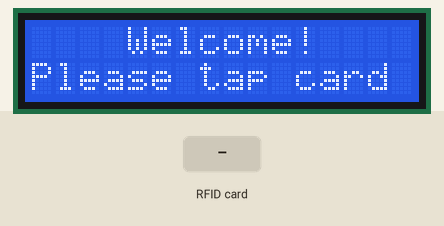
Recording of a sketch running on a simulated Arduino Uno, built with avr-gcc and run on an emulated ATmega328P. Parts: 16×2 character LCD. Inputs (shaded band) come from the test bench.

Above: at 1.3 s.
1.4 s: RFID card 5E 7A 19 C4 held to the reader
At 1.8 s:
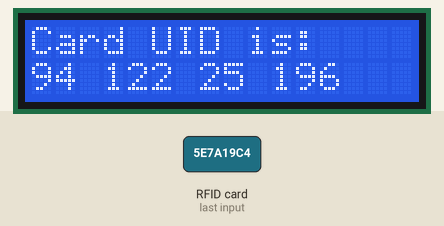
Timing chart, 0 to 4.4 s (numbered marks = the images above; inputs shaded):
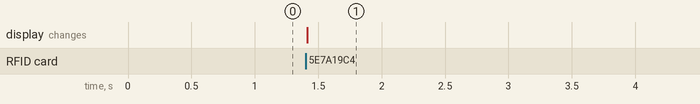

Measured:
- after the input at 1.4 s, the display: changes at once (image 1)

The sketch:

UID_Reader.ino
```cpp
#include <LiquidCrystal.h>
#include <SPI.h>
#include <RFID.h>
#define SS_PIN 10 //SS_PIN is defined as a constant with value 10
#define RST_PIN 9 //RST_PIN is defined as a constant with value 9
RFID rfid(SS_PIN, RST_PIN); //An instance of the RFID class is initialized with the SS_PIN and RST_PIN constants
String rfidCard; //Variable rfidCard is declares as a string
LiquidCrystal lcd(8, 7, 6, 5, 4, 2); //An instance of the LiquidCrystal class is initialized with pin numbers 8, 7, 6, 5, 4,
//These pins are used to communicate with the LCD.
void setup() {
  //Initializing the LCD display
  lcd.begin(16, 2);
  lcd.clear(); //This command clears the LCD screen
  lcd.setCursor(4, 0); //This command sets the cursor in column 4, row 0
  lcd.print("Welcome!"); //This command displays "Welcome!" on the LCD screen
  lcd.setCursor(0, 1); //This command sets the cursor in column 0, row 1
  lcd.print("Please tap card"); //This command displays "Please tap card" on the LCD screen
  SPI.begin(); //Initializing the SPI bus
  rfid.init(); //Initializing the RFID reader
}
void loop() {
  if (rfid.isCard()) { //This method checks if an RFID card/tag is present
    if (rfid.readCardSerial()) { //This method reads the serial number of the card/tag
      lcd.clear(); //The LCD is cleared
      //The serial number is converted to a String and stored to rfidCard variable
      rfidCard = String(rfid.serNum[0]) + " " + String(rfid.serNum[1]) + " " + String(rfid.serNum[2]) + " " + String(rfid.serNum[3]);
      lcd.setCursor(0, 0); //This command sets the cursor in column 0, row 0
      lcd.print("Card UID is:"); //This command displays "Card UID is:" on the LCD screen
      lcd.setCursor(0, 1); //This command sets the cursor in column 0, row 1
      lcd.print(rfidCard); //This command displays card/tag UID on the LCD screen
      delay(3000); //The program waits 3 seconds before clearing the screen again
    }
    rfid.halt(); //This method stops the communication with the card
  }
  setup(); //Reset the program and start again
}
```
